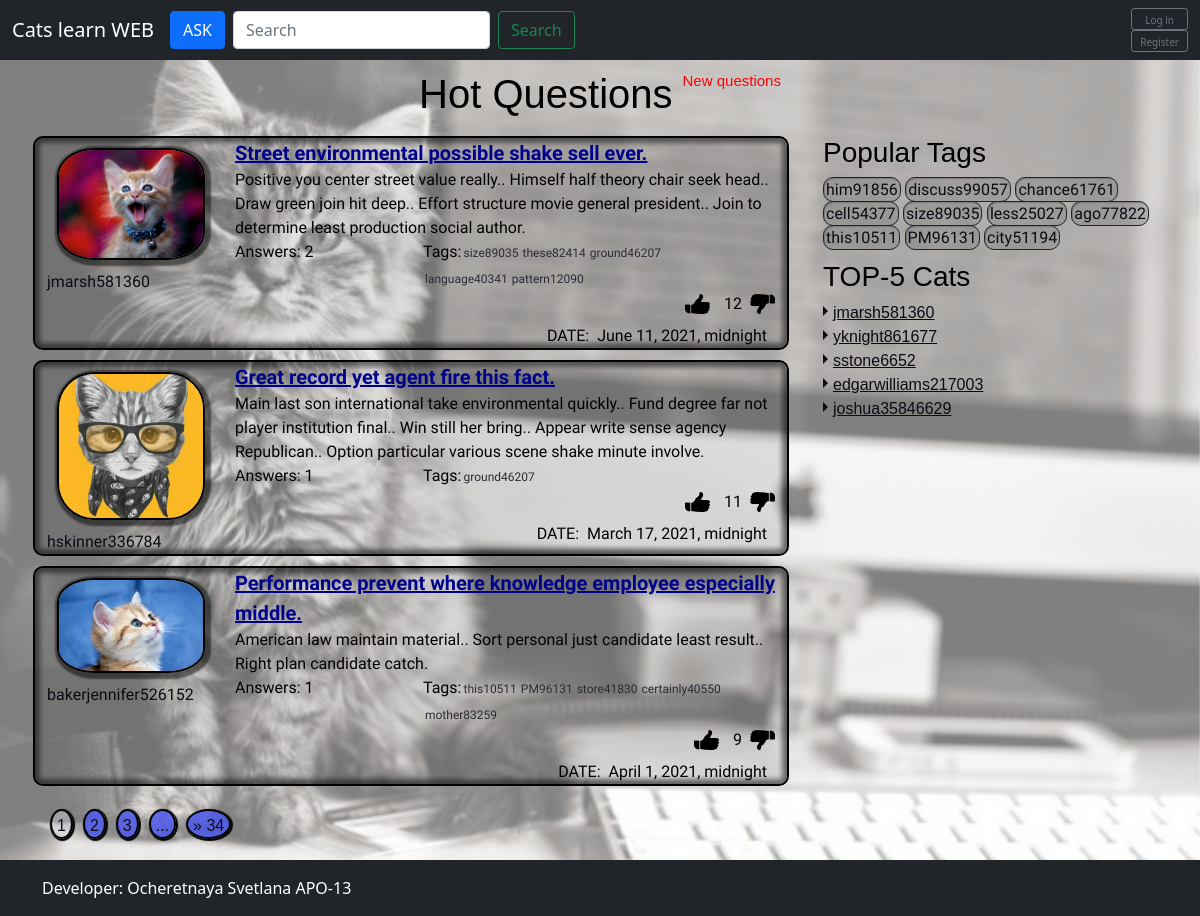
The page /hot_questions/ on the database its author committed.
### app/models.py (models this page shows, shortened)
class Question(models.Model):
    title = models.CharField(max_length=255, default=None)
    text = models.TextField()
    user = models.ForeignKey(User, on_delete=models.CASCADE, default=None, related_name='u_questions')
    date = models.DateTimeField() #datetime
    rating = models.IntegerField(default=0) #make int
    tags = models.ManyToManyField('Tag', default = None)
    objects = QuestionManager()
    class Meta:
        verbose_name = 'Вопрос'
        verbose_name_plural = 'Вопросы'

class Profile(models.Model):
    user = models.OneToOneField(User, on_delete=models.CASCADE, default=None)
    photo = models.ImageField(upload_to='avatars/', default="cat-smart.jpg")
    rating = models.IntegerField(default=0)
    objects = ProfileManager()
    class Meta:
        verbose_name = 'Профиль пользователя'
        verbose_name_plural = 'Профили пользователей'

class Tag(models.Model):
    name = models.CharField(max_length=100, unique=True, default=None)
    rating = models.IntegerField(default=0)
    objects=TagManager()
    def __str__(self):
        return self.name
    class Meta:
        verbose_name = 'Тег'
        verbose_name_plural = 'Теги'

### app/views.py (the view)
# urls.py: path('hot_questions/', views.hot_questions, name='hot_questions'),
def hot_questions(request):
    questns = Question.objects.get_top()
    questions = paginate(questns, request, 3)
    return render(request, 'hot_questions.html', {'page':questions})

### app/models.py (called while the page is built)
    def top_five(self):
        return self.all().order_by('-rating')[:5]

    def get_top(self):
        return self.all().order_by('-rating').prefetch_related('user', 'tags')

    def top_ten(self):
        return self.all().order_by('-rating')[:10]

### app/templatetags/tags.py (called while the page is built)
@register.simple_tag
def false_tag():
    return False

### app/views.py (called while the page is built)
def popular_tags_processor(request):
    top_tags = Tag.objects.top_ten()
    return {'popular_tags':top_tags}

def top_cats_processor(request):
    top_cats = Profile.objects.top_five()
    return {'top_cats':top_cats}

def paginate(objects_list, request, per_page = 5):
    paginator = Paginator(objects_list, per_page)
    page = int(request.GET.get('page', 1))
    max_page = page + 3
    min_page = page - 3
    obList = paginator.get_page(page)
    return {'list': obList, "max_page": max_page, "min_page": min_page}

### templates/hot_questions.html
{% extends "include/base.html" %}
{% load static %}
{% block description %}
  <div class="container-sm text-center mt-3 d-flex align-items-begin justify-content-center">
    <h1>Hot Questions</h1>
    <a class = "top-questions-href" href="{% url 'new_questions' %}">New questions</a>
  </div>
{% endblock description %}
{% block content %}
  {% for question in page.list %}
    {% include "include/question.html" with question=question%}
  {% endfor %}
{% endblock content %}
{% block pagination %}
    {% include "include/pagination.html"%}
{% endblock pagination %}

### templates/include/question.html
{% extends "include/base_question_answer.html" %}
{% load static %}
{% block top%}
 {% if question.user.profile.photo %}
  <img src = "{{MEDIA_URL}}{{question.user.profile.photo.url}}" alt={{question.user.username}}>
{% else %}
  <img src = "{% static 'img/avatar.png' %}">
{% endif %}
{% endblock top %}
{% block username %}
    <div class = "author">{{question.user.username}}</div>
{% endblock username %}
{% block content %}
<div href="html/question.html" class="question-header">
    <a style="color:darkblue; font-weight:600;" href="{% url 'one_question' id=question.id %}">
      {{ question.title }}
    </a>
  </div>
  <div class="question-description">{{question.text}}</div>
{% endblock content %}
{% block qborder %}
<div class = "row question question-border">
{% endblock qborder%}
{% block answerscol %}
<div class="col-4">
  <span>Answers: </span>
  <span class="question-count">{{question.answer_set.count}}</span>
</div>
{% endblock answerscol %}
{% block tags %}
<div class="col-7">
  <span class="question-tags d-flex">
    <span>Tags: </span>
    {% for tag in question.tags.all%}
    <a class = "tag q-tag" href="{% url 'search_tag' tag %}">{{tag}}</a>
    {% endfor %}
  </span>
</div>
{% endblock tags %}
{% block vote %}
{% include "include/question_vote.html" with vote_object=question %}
{% endblock vote%}
{% block date %}
<div class = "justify-content-end me-2 mt-2 d-flex">
  <span class = "me-2">DATE:</span>
  <span class = "date">{{question.date}}</span>
</div>
{% endblock date %}

### templates/include/base_question_answer.html (shortened to what this page needs)
{% load static %}
{% block qborder %}<div class = "row question">{% endblock qborder%}
    <div class="col-3">
      <div class = "row">
        <a href="{% url 'one_question' id=question.id %}">
        {% block top %}
        {% endblock top %}
        </a>
      </div>
      <div class = "row">
      {% block username %}
      {% endblock username %}
      </div>
    </div>
    <div class="col-9">
        <div class = "row">
        {% block content %}
        {% endblock content %}
        </div>
        <div class="row">
          {% block answerscol %}
          {% endblock answerscol %}
          {% block tags %}
         {% endblock tags %}
        </div>
        {% block vote %}
        {% endblock vote%}
        {% block date %}
        {% endblock date %}
    </div>
</div>

### templates/include/question_vote.html (shortened to what this page needs)
{% load static %}
{% load tags %}
{% if user.is_anonymous %}
{% false_tag as is_liked %}
{% false_tag as is_disliked %}
{% else %}
{% question_liked vote_object user as is_liked %}
{% question_disliked vote_object user as is_disliked %}
{% endif %}
<div class="likes justify-content-end d-flex align-items-center">
    <span class="like-count-up d-flex me-1" style="margin: -10px">
    <a href="#" class="js-vote" data-action="like" data-objid="{{vote_object.pk}}" data-href="question" id="question_not_like{{vote_object.pk}}"
        style="display: {% if is_liked %}none{% else %}block{% endif %}">
        <img src = "{% static 'img/not-like.png' %}" class = "not-like" style="width:25px;">
    </a>
    </span>
    <span class = "d-flex me-2" id="question_rating{{vote_object.pk}}">{% if vote_object.rating >= 0%}{{vote_object.rating}}{% else %}0{% endif %}</span>
    <span class="like-count-down d-flex" style="margin: -10px">
    <a href="#" class="js-vote" data-action="dislike" data-objid="{{vote_object.pk}}" data-href="question" id="question_not_dislike{{vote_object.pk}}"
        style="display: {% if is_disliked %}none{% else %}block{% endif %}">
        <img src = "{% static 'img/not-dislike.png' %}" class = "not-dislike" style="width:25px;">
    </a>
    </span>
</div>

### templates/include/side.html (shortened to what this page needs)
{% load static %}
<div class = "row my-colon">
    <h3>Popular Tags</h3>
    <div class="tags">
      {% for tag in popular_tags %}
        <a class = "tag tag-popular" href="{% url 'search_tag' tag %}">{{tag}}</a>
      {% endfor %}
    </div>
  </div>
  <div class = "row my-colon">
    <h3>TOP-5 Cats</h3>
    <div class="tags">
      <ul class = "top-cats">
        {% for cat in top_cats %}
        <li><a href="#" class = "cat-in-top">{{cat.user.username}}</a></li>
        {% endfor %}
      </ul>
    </div>
  </div>

### static/css/main.css (style rules this page uses)
.question { margin-top: 10px; font-family: "Marck Script", sans-serif; }
.question-border { border: 2px solid black; border-radius: 10px; box-shadow: 0px 0px 5px 5px rgba(0, 0, 0, 0.5) inset; background-color:rgba(0, 0, 0, 0.1) }
.question img { width: 90%; margin: 10px; border: 2px black solid; border-radius: 25%; box-shadow: 2px 2px 2px 4px rgba(0, 0, 0, 0.5); }
.question-header { color: #0a0b13; font-size: 20px; }
.question-tags { flex-wrap: wrap; }
.top-questions-href { font-size: 15px; color: red; margin-left: 10px; text-decoration: none; }
.likes { position: relative; }
.is-like, .not-like, .is-dislike, .not-dislike { border: none !important; box-shadow: none !important; width: 10px; height: 20px; margin-right: 15px; }
.tag { text-decoration: none; color: #2a2a35; font-family: "Special Elite", sans-serif; padding: 2px; }
.tag-popular { background-color: rgba(128,128,128,0.4); border-radius: 10px; border: 1px #22232b solid; text-decoration: none; color:#0a0b13; box-shadow: 1px 1px 1px rgba(0, 0, 0, 0.2) inset; }
.q-tag { font-size: 12px; line-height: 22px; vertical-align: middle; }
.my-colon { margin-top: 10px; margin-left: 10px; }
.top-cats { list-style: none; position: relative; padding-left: 10px; }
.cat-in-top { color:#0a0b13; }
.cat-in-top::before { content: ""; position: absolute; left: 0px; margin-top: 5px; border: 5px solid transparent; border-left: 5px solid #0a0b13; }
.author { color: #0a0b13; }

### rows shown on the page
Question: user.profile.photo (picture), user.username "jmarsh581360", title "Street environmental possible shake sell ever.", text "Positive you center street value really.. Himself half theory chair seek head.. Draw green join hit deep.. Effort structure movie general president.. Join to determine least production social author.", answer_set.count "2", rating "12", date "June 11, 2021, midnight"
Tag: name "size89035"
Tag: name "these82414"
Tag: name "ground46207"
Tag: name "language40341"
Tag: name "pattern12090"
Question: user.profile.photo (picture), user.username "hskinner336784", title "Great record yet agent fire this fact.", text "Main last son international take environmental quickly.. Fund degree far not player institution final.. Win still her bring.. Appear write sense agency Republican.. Option particular various scene shake minute involve.", answer_set.count "1", rating "11", date "March 17, 2021, midnight"
Question: user.profile.photo (picture), user.username "bakerjennifer526152", title "Performance prevent where knowledge employee especially middle.", text "American law maintain material.. Sort personal just candidate least result.. Right plan candidate catch.", answer_set.count "1", rating "9", date "April 1, 2021, midnight"
Tag: name "this10511"
Tag: name "PM96131"
Tag: name "store41830"
Tag: name "certainly40550"
Tag: name "mother83259"
Tag: name "him91856"
Tag: name "discuss99057"
Tag: name "chance61761"
Tag: name "cell54377"
Tag: name "less25027"
Tag: name "ago77822"
Tag: name "city51194"
Profile: user.username "jmarsh581360"
Profile: user.username "yknight861677"
Profile: user.username "sstone6652"
Profile: user.username "edgarwilliams217003"
Profile: user.username "joshua35846629"

### other values the page prints
{{ p }} "1" "2" "3"
{{ page.list.paginator.num_pages }} "34"
